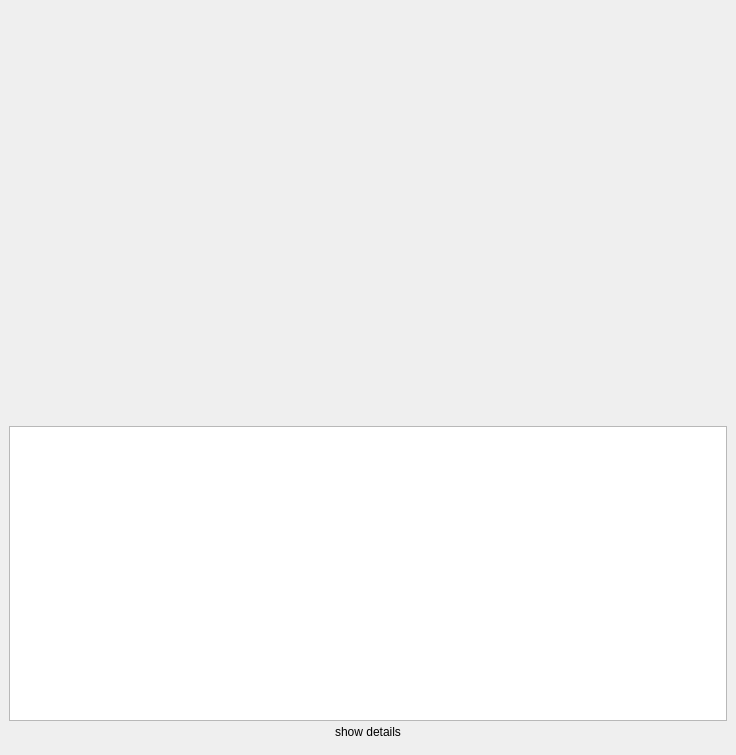
<?xml version="1.0" encoding="UTF-8"?>
<ui version="4.0">
 <class>LoadingProjectWidget</class>
 <widget class="QWidget" name="LoadingProjectWidget">
  <property name="geometry">
   <rect>
    <x>0</x>
    <y>0</y>
    <width>736</width>
    <height>755</height>
   </rect>
  </property>
  <property name="windowTitle">
   <string>Form</string>
  </property>
  <layout class="QVBoxLayout" name="verticalLayout">
   <property name="spacing">
    <number>0</number>
   </property>
   <property name="leftMargin">
    <number>0</number>
   </property>
   <property name="topMargin">
    <number>0</number>
   </property>
   <property name="rightMargin">
    <number>0</number>
   </property>
   <property name="bottomMargin">
    <number>12</number>
   </property>
   <item>
    <spacer name="verticalSpacer">
     <property name="orientation">
      <enum>Qt::Vertical</enum>
     </property>
     <property name="sizeHint" stdset="0">
      <size>
       <width>20</width>
       <height>40</height>
      </size>
     </property>
    </spacer>
   </item>
   <item>
    <widget class="ShotgunSpinningWidget" name="shotgun_spinning_widget" native="true">
     <property name="minimumSize">
      <size>
       <width>0</width>
       <height>90</height>
      </size>
     </property>
     <property name="maximumSize">
      <size>
       <width>16777215</width>
       <height>80</height>
      </size>
     </property>
    </widget>
   </item>
   <item>
    <widget class="QWidget" name="bottom" native="true">
     <property name="sizePolicy">
      <sizepolicy hsizetype="Preferred" vsizetype="Expanding">
       <horstretch>0</horstretch>
       <verstretch>0</verstretch>
      </sizepolicy>
     </property>
     <layout class="QVBoxLayout" name="verticalLayout_2">
      <property name="spacing">
       <number>0</number>
      </property>
      <property name="bottomMargin">
       <number>0</number>
      </property>
      <item>
       <widget class="QWidget" name="widget" native="true">
        <property name="sizePolicy">
         <sizepolicy hsizetype="Preferred" vsizetype="Ignored">
          <horstretch>0</horstretch>
          <verstretch>0</verstretch>
         </sizepolicy>
        </property>
        <layout class="QVBoxLayout" name="verticalLayout_3">
         <property name="spacing">
          <number>5</number>
         </property>
         <property name="margin">
          <number>0</number>
         </property>
         <item>
          <widget class="QPlainTextEdit" name="progress_output">
           <property name="sizePolicy">
            <sizepolicy hsizetype="Expanding" vsizetype="Expanding">
             <horstretch>0</horstretch>
             <verstretch>0</verstretch>
            </sizepolicy>
           </property>
           <property name="readOnly">
            <bool>true</bool>
           </property>
          </widget>
         </item>
        </layout>
       </widget>
      </item>
      <item>
       <layout class="QHBoxLayout" name="horizontalLayout">
        <property name="spacing">
         <number>-1</number>
        </property>
        <item>
         <widget class="QPushButton" name="show_hide_details">
          <property name="sizePolicy">
           <sizepolicy hsizetype="Maximum" vsizetype="Maximum">
            <horstretch>0</horstretch>
            <verstretch>0</verstretch>
           </sizepolicy>
          </property>
          <property name="text">
           <string>show details</string>
          </property>
          <property name="flat">
           <bool>true</bool>
          </property>
         </widget>
        </item>
       </layout>
      </item>
     </layout>
    </widget>
   </item>
  </layout>
 </widget>
 <customwidgets>
  <customwidget>
   <class>ShotgunSpinningWidget</class>
   <extends>QWidget</extends>
   <header>..qtwidgets</header>
   <container>1</container>
  </customwidget>
 </customwidgets>
 <resources/>
 <connections/>
</ui>
